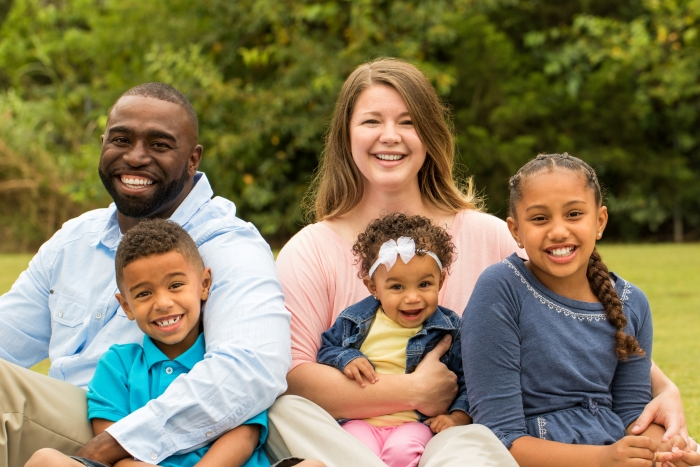
#> input picture files/faces.jpg, 700 x 467 px
$ python main.py
#> lines starting #> are read from the running program, lines starting #| are printed output that depends on the picture; after the words box and inside, x2 and y2 are one past the last pixel; in counts of white or black regions, pixels touching at a corner belong together; pictures that were not available may be replaced by others from this repository, and a replacement may not be noted
#> in image, image is the input picture: shape (467, 700, 3); mean B, G, R 90.8, 123.6, 133.1
#> in detect, `gray = cv2.equalizeHist(gray)`:
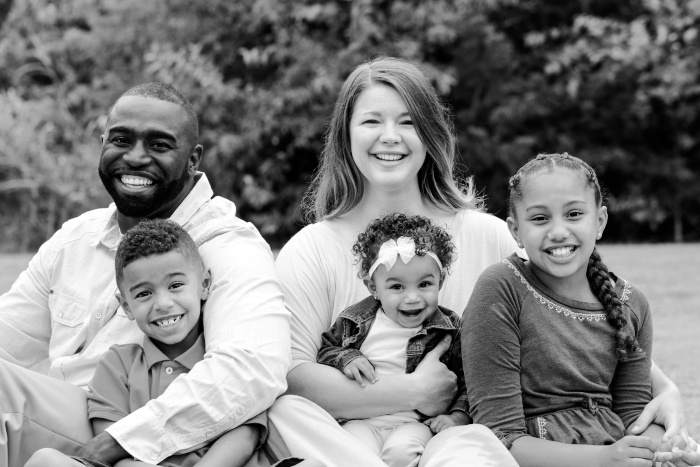
#> gray: shape (467, 700); min 0, max 255, mean 128.1
#> in processImage, `objects = detect(image, classifier, scale, minNeighbors);`: objects = [[380, 262, 66, 66], [346, 90, 85, 85], [510, 176, 100, 100], [118, 255, 89, 89], [93, 104, 97, 97]]
#> the loop in processImage, `for (x, y, w, h) in objects:` made 5 passes
#> after the loop in processImage, `for (x, y, w, h) in objects:`:
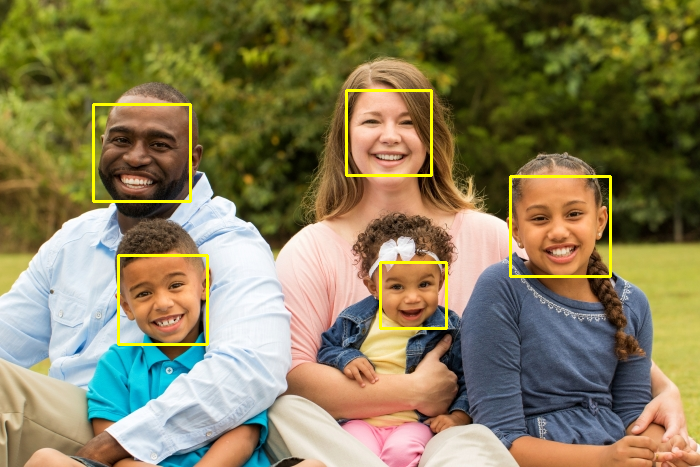
#> image: shape (467, 700, 3); 1.6% of pixels changed, all inside (x1, y1, x2, y2) = (92, 89, 612, 346)
#> call 2 of image, with inputPath = 'files/faces2.png', outputPath = 'output/faces2.png', classifierPath = 'haarcascades/frontalface_alt.xml', scale = 1.2, minNeighbors = 2, color = (0, 255, 255)
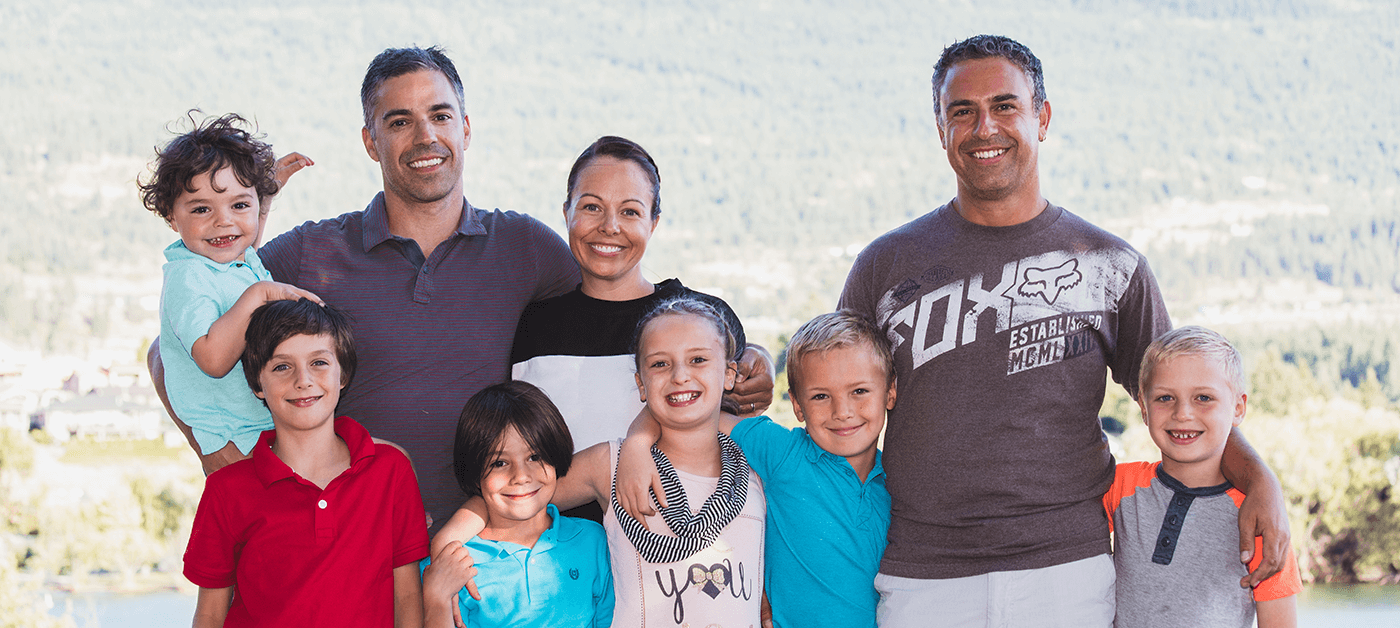
#> input picture files/faces2.png, 1400 x 628 px
#> in image, image is the input picture: shape (628, 1400, 3); mean B, G, R 167.1, 164.3, 173.9
#> call 2 of processImage, with scale = 1.2, minNeighbors = 2, color = (0, 255, 255)
#> call 2 of detect, with scale = 1.2, minNeighbors = 2
#> in detect (call 2), `gray = cv2.equalizeHist(gray)`:
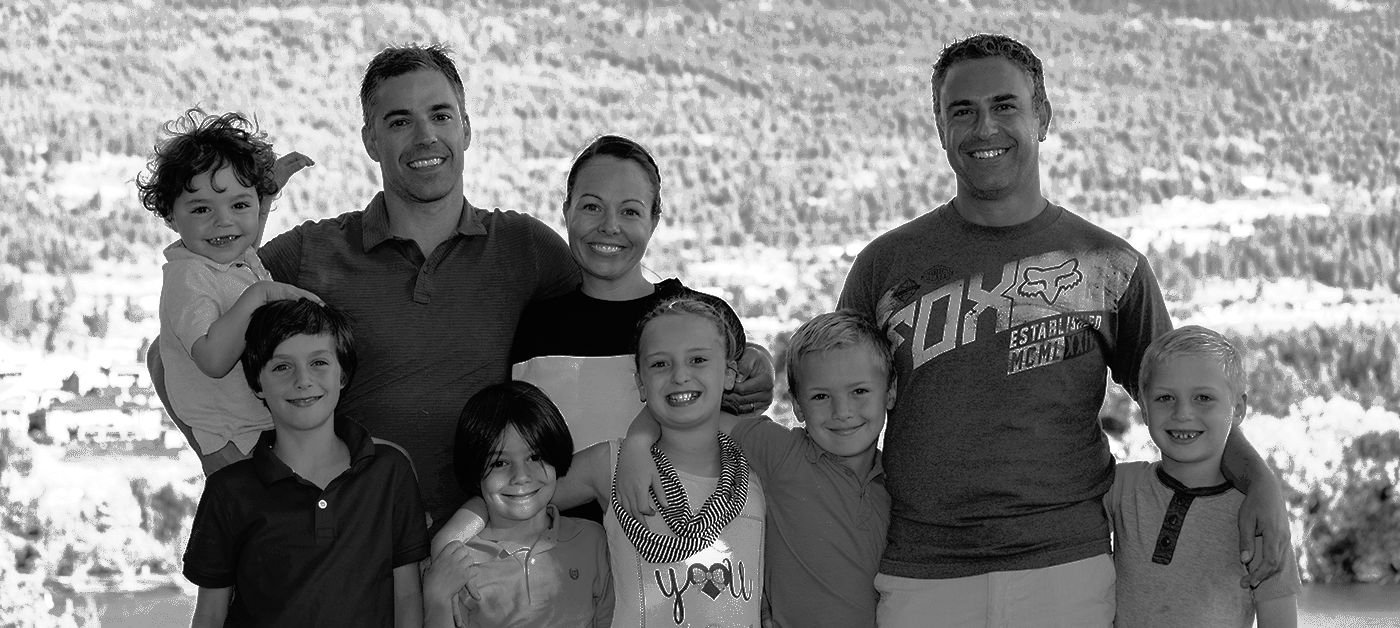
#> gray: shape (628, 1400); min 0, max 255, mean 129.8
#> in processImage (call 2), `objects = detect(image, classifier, scale, minNeighbors);`: objects = [[931, 67, 109, 109], [559, 169, 104, 104], [252, 328, 101, 101], [630, 323, 101, 101], [791, 356, 101, 101], [1140, 365, 90, 90], [475, 430, 85, 85], [369, 75, 108, 108], [176, 171, 92, 92]]
#> the loop in processImage (call 2), `for (x, y, w, h) in objects:` made 9 passes
#> after the loop in processImage (call 2), `for (x, y, w, h) in objects:`:
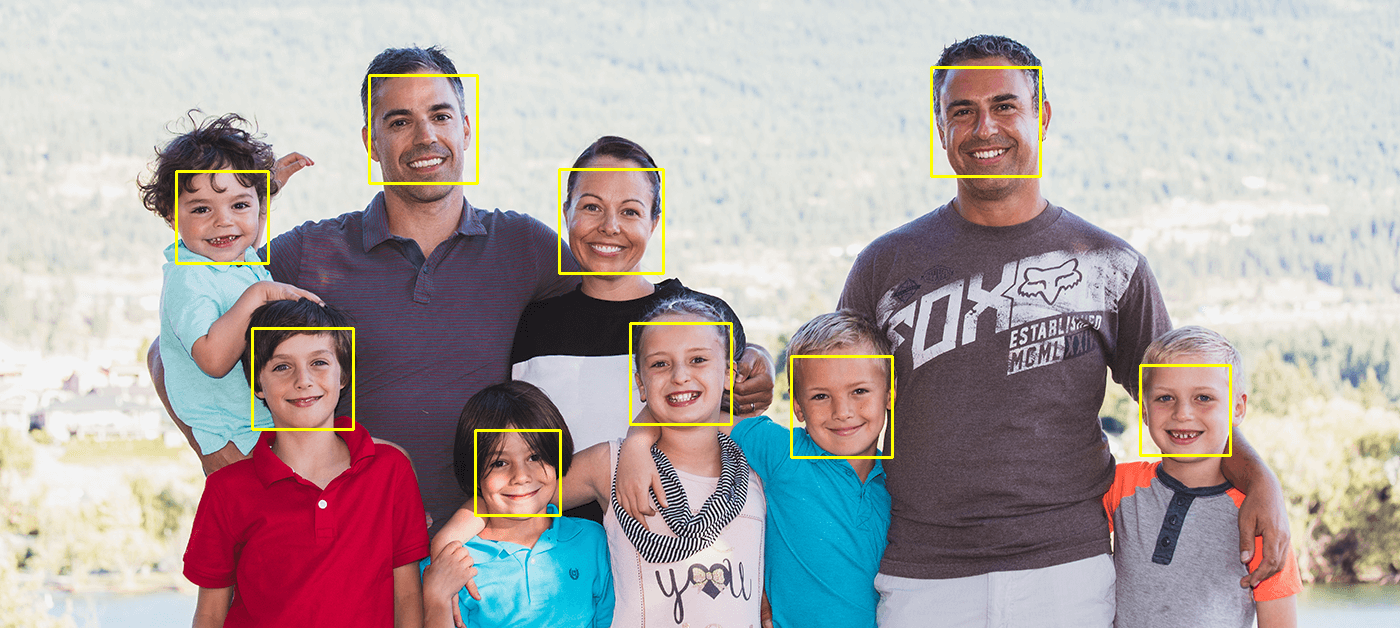
#> image: shape (628, 1400, 3); 1.21% of pixels changed, all inside (x1, y1, x2, y2) = (175, 66, 1232, 517)
### detector.py
import cv2

def video(inputPath, outputPath, classifierPath, scale=1.1, minNeighbors=1, color=(0, 255, 255)):
#> called with inputPath = 'files/chroma.avi', outputPath = 'output/chroma.avi', classifierPath = 'haarcascades/frontalface_alt.xml', scale = 1.1, minNeighbors = 1, color = (0, 255, 255)
    video = cv2.VideoCapture(inputPath)
    classifier = cv2.CascadeClassifier(classifierPath)

    codec = cv2.VideoWriter_fourcc('M' ,'J', 'P', 'G')
#> codec = 1196444237
    fps = video.get(cv2.CAP_PROP_FPS)
#> fps = 15

    width = int(video.get(cv2.CAP_PROP_FRAME_WIDTH))
#> width = 320
    height = int(video.get(cv2.CAP_PROP_FRAME_HEIGHT))
#> height = 240
    size = (width, height)
#> size = (320, 240)

    output = cv2.VideoWriter(outputPath, codec, fps, size)

    while video.isOpened():
        ret, image = video.read()
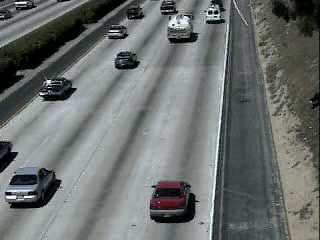
#> input picture frame 50 of files/cars1.avi, 320 x 240 px, given in place of chroma.avi, which was not available
#> image is the input picture: shape (240, 320, 3); mean B, G, R 110.8, 112.6, 107.7

        if ret == False:
            break

        # if frame is None:
        #     break

        processImage(image, classifier, scale, minNeighbors, color)

        output.write(image)

    video.release()
    output.release()

def image(inputPath, outputPath, classifierPath, scale=1.1, minNeighbors=1, color=(0, 255, 255)):
    image = cv2.imread(inputPath)
    classifier = cv2.CascadeClassifier(classifierPath)

    processImage(image, classifier, scale, minNeighbors, color)

    cv2.imwrite(outputPath, image)

def processImage(image, classifier, scale, minNeighbors, color):
    objects = detect(image, classifier, scale, minNeighbors);
#> call 3 of detect, with scale = 1.1, minNeighbors = 1
#> in detect (call 3), `gray = cv2.equalizeHist(gray)`:
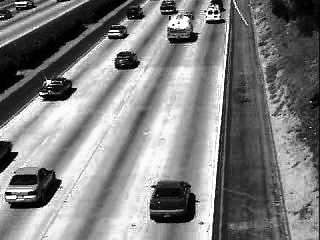
#> gray: shape (240, 320); min 0, max 255, mean 127.1

    for (x, y, w, h) in objects:
        cv2.rectangle(image, (x, y), (x + w, y + h), color, 2)

def detect(image, classifier, scale, minNeighbors):
    gray = cv2.cvtColor(image, cv2.COLOR_BGR2GRAY)
    gray = cv2.equalizeHist(gray)

    return classifier.detectMultiScale(gray, scale, minNeighbors)

### main.py
import detector

detector.image(
    'files/faces.jpg',
    'output/faces.jpg',
    'haarcascades/frontalface_alt.xml',
    1.3,
    2
);

detector.image(
    'files/faces2.png',
    'output/faces2.png',
    'haarcascades/frontalface_alt.xml',
    1.2,
    2
);

detector.video(
    'files/chroma.avi',
    'output/chroma.avi',
    'haarcascades/frontalface_alt.xml',
);

detector.video(
    'files/walking.avi',
    'output/walking.avi',
    'haarcascades/fullbody.xml',
    1.2,
    5
);

detector.image(
    'files/cars.jpg',
    'output/cars.jpg',
    'haarcascades/car.xml',
);

detector.video(
    'files/cars1.avi',
    'output/cars1.avi',
    'haarcascades/car.xml',
);

detector.video(
    'files/cars2.avi',
    'output/cars2.avi',
    'haarcascades/car.xml',
);
